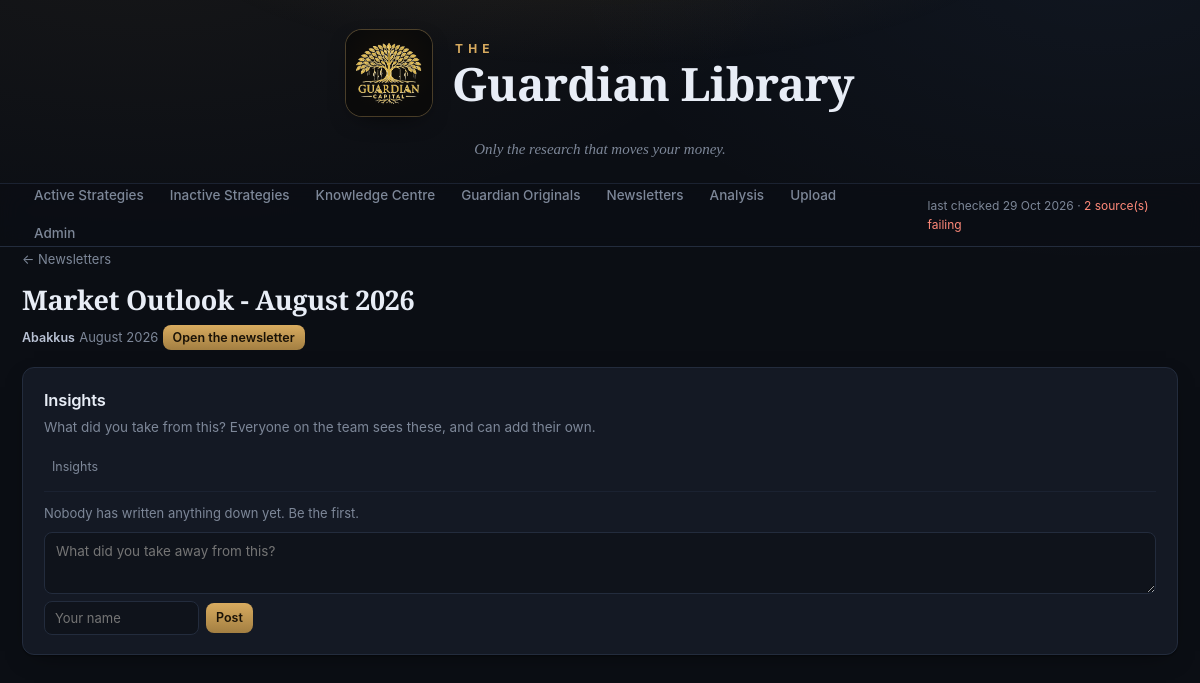
Page /newsletter/7952 on the committed database.
### tables this page shows
CREATE TABLE runs (
    id            INTEGER PRIMARY KEY AUTOINCREMENT,
    started_at    TEXT NOT NULL,
    finished_at   TEXT,
    new_items     INTEGER NOT NULL DEFAULT 0,
    sources_ok    INTEGER NOT NULL DEFAULT 0,
    sources_fail  INTEGER NOT NULL DEFAULT 0,
    detail        TEXT NOT NULL DEFAULT ''
);

CREATE TABLE items (
    id            INTEGER PRIMARY KEY AUTOINCREMENT,
    fund_id       INTEGER NOT NULL REFERENCES funds(id) ON DELETE CASCADE,
    source_id     INTEGER REFERENCES sources(id) ON DELETE SET NULL,
    kind          TEXT NOT NULL,   -- video | news | document
    title         TEXT NOT NULL,
    url           TEXT NOT NULL,
    canonical_url TEXT NOT NULL,   -- url stripped of tracking params, used for dedupe
    thumbnail     TEXT NOT NULL DEFAULT '',
    author        TEXT NOT NULL DEFAULT '',
    summary       TEXT NOT NULL DEFAULT '',
    published_at  TEXT,
    fetched_at    TEXT NOT NULL,
    seen          INTEGER NOT NULL DEFAULT 0,
    starred       INTEGER NOT NULL DEFAULT 0,
    duration_secs INTEGER,          -- videos only; NULL when unknown
    content_type  TEXT NOT NULL DEFAULT 'unclassified',  -- research | promo
    classify_why  TEXT NOT NULL DEFAULT '', period TEXT NOT NULL DEFAULT '', language TEXT NOT NULL DEFAULT '', language_why TEXT NOT NULL DEFAULT '', speaker TEXT NOT NULL DEFAULT '', speaker_why TEXT NOT NULL DEFAULT '',
    UNIQUE(fund_id, canonical_url)
);

CREATE TABLE funds (
    id            INTEGER PRIMARY KEY AUTOINCREMENT,
    name          TEXT NOT NULL UNIQUE,   -- product name, e.g. "Marcellus CCP"
    house         TEXT NOT NULL DEFAULT '',
    managers      TEXT NOT NULL DEFAULT '',  -- comma separated
    category      TEXT NOT NULL DEFAULT '',  -- PMS / AIF / MF
    match_terms   TEXT NOT NULL DEFAULT '',  -- extra keywords for relevance check
    active        INTEGER NOT NULL DEFAULT 1,
    created_at    TEXT NOT NULL
, bucket TEXT NOT NULL DEFAULT 'active');

### app.py (the view)
@app.get("/newsletter/<int:item_id>")
def newsletter(item_id):
    item = db.get_item(item_id)
    if not item or item["kind"] not in ("newsletter", "document"):
        return redirect(url_for("newsletters"))
    return render_template(
        "newsletter.html",
        item=item,
        summary=db.summaries_by_item([item_id]).get(item_id),
        insights=db.insights_for([item_id]).get(item_id, []),
        last_run=db.last_run())

### app.py (called while the page is built)
@app.context_processor
def inject_globals():
    return {"cfg": config}

@app.before_request
def require_team_password():
    if not config.VIEWER_PASSWORD:
        return None
    if request.endpoint in PUBLIC_ENDPOINTS:
        return None
    if session.get("viewer") or session.get("admin"):
        return None
    return redirect(url_for("login", next=request.full_path))

@app.after_request
def no_store_html(response):
    if response.mimetype == "text/html":
        response.headers["Cache-Control"] = "no-store, must-revalidate"
        response.headers["Pragma"] = "no-cache"
        response.headers["Expires"] = "0"
    return response

@app.template_filter("when")
def when(iso):
    if not iso:
        return "—"
    from dateutil import parser as dp
    try:
        return dp.parse(iso).strftime("%d %b %Y")
    except (ValueError, TypeError):
        return "—"

@app.template_filter("month_name")
def month_name(period):
    if not period or period == "undated":
        return "Undated"
    names = ["", "January", "February", "March", "April", "May", "June",
             "July", "August", "September", "October", "November", "December"]
    try:
        return f"{names[int(period[5:7])]} {period[:4]}"
    except (ValueError, IndexError):
        return period

### config.py (called while the page is built)
def logo_file():
    if LOGO_FILE:
        return LOGO_FILE if os.path.exists(
            os.path.join(BASE_DIR, "static", LOGO_FILE)) else ""
    for name in _LOGO_NAMES:
        if os.path.exists(os.path.join(BASE_DIR, "static", name)):
            return name
    return ""

def has_logo():
    return bool(logo_file())

### db.py (called while the page is built)
def connect():
    os.makedirs(config.DATA_DIR, exist_ok=True)
    conn = sqlite3.connect(config.DB_PATH, timeout=30)
    conn.row_factory = sqlite3.Row
    conn.execute("PRAGMA foreign_keys = ON")
    conn.execute("PRAGMA journal_mode = WAL")
    return conn

def get_item(item_id):
    conn = connect()
    row = conn.execute(
        """SELECT i.*, f.name AS fund_name, f.house, f.managers
           FROM items i JOIN funds f ON f.id = i.fund_id
           WHERE i.id = ?""", (item_id,)).fetchone()
    conn.close()
    return dict(row) if row else None

def last_run():
    conn = connect()
    row = conn.execute(
        "SELECT * FROM runs ORDER BY id DESC LIMIT 1").fetchone()
    conn.close()
    return dict(row) if row else None

### templates/newsletter.html (shortened to what this page needs)
{% extends "base.html" %}
{% from "_insights.html" import insight_block %}
{% block content %}
<p style="margin:0 0 12px">
  <a class="quiet" href="{{ url_for('newsletters') }}">← Newsletters</a>
</p>
<h1 class="watch-title">{{ item.title }}</h1>
<div class="meta" style="margin-bottom:18px">
  <span class="fundname">{{ item.house or item.fund_name }}</span>
  <span class="quiet">{{ item.period | month_name }}</span>
  <a class="btn sm" href="{{ item.url }}" target="_blank" rel="noopener">Open the newsletter</a>
</div>
<div class="panel">
  <h2 style="margin-bottom:4px">Insights</h2>
  <p class="hint">
    What did you take from this? Everyone on the team sees these, and can add
    their own.
  </p>
  {% if cfg.STATIC_EXPORT %}
    {# A published page cannot write to a database, so the thread lives in
       GitHub Discussions - one per newsletter, posted to from right here. #}
    {% if cfg.giscus_ready() %}
      <script src="https://giscus.app/client.js"
              data-repo="{{ cfg.GISCUS_REPO }}"
              data-repo-id="{{ cfg.GISCUS_REPO_ID }}"
              data-category="{{ cfg.GISCUS_CATEGORY }}"
              data-category-id="{{ cfg.GISCUS_CATEGORY_ID }}"
              data-mapping="pathname"
              data-strict="1"
              data-reactions-enabled="1"
              data-emit-metadata="0"
              data-input-position="top"
              data-theme="dark_dimmed"
              data-lang="en"
              data-loading="lazy"
              async>
      </script>
      <noscript>
        <a href="https://github.com/{{ cfg.GISCUS_REPO }}/discussions">
          Read and add insights on GitHub Discussions</a>.
      </noscript>
    {% else %}
      <p class="hint">
        Not connected yet. Turn on Discussions for the repository and install
        the giscus app, then insights appear here for everyone.
        <a href="https://github.com/{{ cfg.GISCUS_REPO }}/discussions"
           target="_blank" rel="noopener">Open Discussions</a>
      </p>
    {% endif %}
  {% else %}
    {{ insight_block(item.id, insights) }}
  {% endif %}
</div>
{% endblock %}

### templates/base.html (shortened to what this page needs)
<!doctype html>
<html lang="en">
<head>
  <link rel="stylesheet" href="{{ url_for('static', filename='style.css') }}">
</head>
<body>
<div class="masthead">
  <a class="mh-inner" href="{{ url_for('index') }}">
    <span class="mh-logo">
      {% if cfg.has_logo() %}
        <img src="{{ url_for('static', filename=cfg.logo_file()) }}"
             alt="Guardian Capital">
      {% endif %}
    </span>
    <span class="mh-words">
      <span class="mh-the">The</span>
      <span class="mh-name">{{ cfg.SITE_NAME }}</span>
    </span>
  </a>
  <p class="mh-tagline">{{ cfg.SITE_TAGLINE }}</p>
</div>
<header class="topbar">
  <div class="wrap">
    <nav>
      {% for key, label, _desc in cfg.BUCKETS %}
        {% if not (cfg.STATIC_EXPORT and key == 'inhouse') %}
          <a href="{{ url_for('shelf', bucket=key) }}"
             class="{{ 'on' if request.endpoint in ('shelf', 'index') and bucket == key }}">{{ label }}</a>
        {% endif %}
      {% endfor %}
      <a href="{{ url_for('newsletters') }}"
         class="{{ 'on' if request.endpoint == 'newsletters' }}">Newsletters</a>
      <a href="{{ url_for('analysis') }}"
         class="{{ 'on' if request.endpoint == 'analysis' }}">Analysis</a>
      {% if not cfg.STATIC_EXPORT %}
        <a href="{{ url_for('upload_page') }}"
           class="{{ 'on' if request.endpoint in ('upload_page', 'upload_newsletter') }}">Upload</a>
        <a href="{{ url_for('admin') }}"
           class="{{ 'on' if request.endpoint == 'admin' }}">Admin</a>
      {% endif %}
    </nav>
    {% if last_run %}
      <span class="runstamp" title="{{ last_run.finished_at }}">
        last checked {{ last_run.finished_at | when }}
        {%- if last_run.sources_fail %} · <span class="warn">{{ last_run.sources_fail }} source(s) failing</span>{% endif %}
      </span>
    {% endif %}
  </div>
</header>
<main class="wrap">
  {% block content %}{% endblock %}
</main>
</body>
</html>

### templates/_insights.html (shortened to what this page needs)
{% macro insight_block(item_id, rows) -%}
  <button class="ins-toggle" id="instoggle-{{ item_id }}"
          onclick="toggleInsights({{ item_id }}, this)"
          title="What the team took away from this">
    Insights
  </button>
  <div class="insights" id="ins-{{ item_id }}" hidden>
    <p class="ins-empty" id="insempty-{{ item_id }}"
       {% if rows %}style="display:none"{% endif %}>
      Nobody has written anything down yet. Be the first.</p>
    <div class="ins-form">
      <textarea id="insbody-{{ item_id }}"
                placeholder="What did you take away from this?"></textarea>
      <div class="row">
        <input type="text" id="insauthor-{{ item_id }}" placeholder="Your name">
        <button class="btn sm" onclick="addInsight({{ item_id }}, this)">Post</button>
      </div>
    </div>
  </div>
{%- endmacro %}

### rows in the picture
runs: finished_at|when "29 Oct 2026", sources_fail "2"
items: title "Market Outlook - August 2026", period|month_name "August 2026", id "What did you take away from this?"
funds: house "Abakkus"

### other values in the picture
{{ cfg.SITE_NAME }} "Guardian Library"
{{ cfg.SITE_TAGLINE }} "Only the research that moves your money."
{{ label }} "Active Strategies" "Inactive Strategies" "Knowledge Centre" "Guardian Originals"
